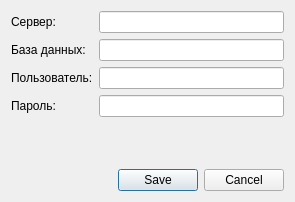
<?xml version="1.0" encoding="UTF-8"?>
<ui version="4.0">
 <class>ConnectionSettingDialog</class>
 <widget class="QDialog" name="ConnectionSettingDialog">
  <property name="geometry">
   <rect>
    <x>0</x>
    <y>0</y>
    <width>295</width>
    <height>202</height>
   </rect>
  </property>
  <property name="windowTitle">
   <string>Настройка подключения</string>
  </property>
  <layout class="QGridLayout" name="gridLayout">
   <item row="0" column="0">
    <layout class="QFormLayout" name="formLayout">
     <item row="0" column="0">
      <widget class="QLabel" name="label">
       <property name="text">
        <string>Сервер:</string>
       </property>
      </widget>
     </item>
     <item row="0" column="1">
      <widget class="QLineEdit" name="lineEditServer"/>
     </item>
     <item row="1" column="0">
      <widget class="QLabel" name="label_2">
       <property name="text">
        <string>База данных:</string>
       </property>
      </widget>
     </item>
     <item row="1" column="1">
      <widget class="QLineEdit" name="lineEditDatabase"/>
     </item>
     <item row="2" column="0">
      <widget class="QLabel" name="label_3">
       <property name="text">
        <string>Пользователь:</string>
       </property>
      </widget>
     </item>
     <item row="2" column="1">
      <widget class="QLineEdit" name="lineEditUser"/>
     </item>
     <item row="3" column="0">
      <widget class="QLabel" name="label_4">
       <property name="text">
        <string>Пароль:</string>
       </property>
      </widget>
     </item>
     <item row="3" column="1">
      <widget class="QLineEdit" name="lineEditPassword"/>
     </item>
    </layout>
   </item>
   <item row="1" column="0">
    <widget class="QDialogButtonBox" name="buttonBox">
     <property name="orientation">
      <enum>Qt::Horizontal</enum>
     </property>
     <property name="standardButtons">
      <set>QDialogButtonBox::Cancel|QDialogButtonBox::Save</set>
     </property>
    </widget>
   </item>
  </layout>
 </widget>
 <resources/>
 <connections>
  <connection>
   <sender>buttonBox</sender>
   <signal>accepted()</signal>
   <receiver>ConnectionSettingDialog</receiver>
   <slot>accept()</slot>
   <hints>
    <hint type="sourcelabel">
     <x>248</x>
     <y>254</y>
    </hint>
    <hint type="destinationlabel">
     <x>157</x>
     <y>274</y>
    </hint>
   </hints>
  </connection>
  <connection>
   <sender>buttonBox</sender>
   <signal>rejected()</signal>
   <receiver>ConnectionSettingDialog</receiver>
   <slot>reject()</slot>
   <hints>
    <hint type="sourcelabel">
     <x>316</x>
     <y>260</y>
    </hint>
    <hint type="destinationlabel">
     <x>286</x>
     <y>274</y>
    </hint>
   </hints>
  </connection>
 </connections>
</ui>
